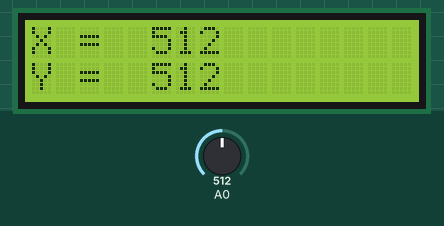
Recording of a sketch running on a simulated ESP8266 (NodeMCU). On the bench: 16×2 character LCD. The test bench sets the inputs (shaded band); at power-on: A0 = 512.

Above: at 1.2 s.
1.3 s: A0 set to 900
At 1.58 s:
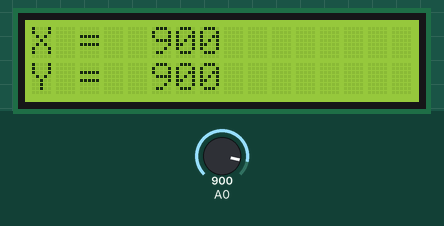
4.2 s: A0 set to 1023
At 5.2 s:
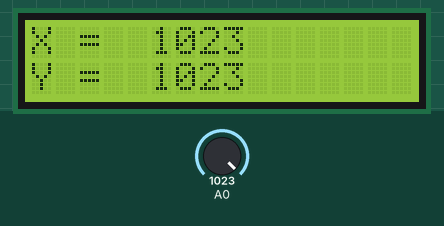
5.8 s: A0 set to 716
At 7.1 s:
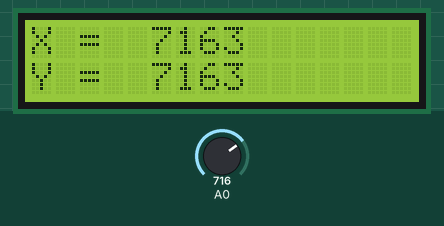
Timing chart, 0 to 8.8 s (numbered marks = the images above; inputs shaded):
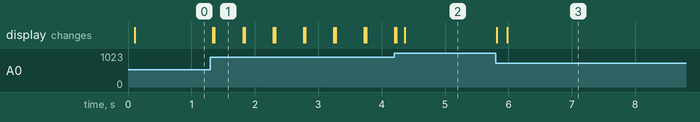

The sketch:

Joystick_input_via_analog_multiplexing.ino
```cpp
#include<Wire.h>
#include<LiquidCrystal_I2C.h>

//Define LCD pinout.
const int en = 2, rw = 1, rs = 0, d4 = 4, d5 = 5, d6 = 6, d7 = 7, bl = 3;

//Define I2C address - change if required
const int i2c_addr = 0x3F;

LiquidCrystal_I2C lcd(i2c_addr, en, rw, rs, d4, d5, d6, d7, bl, POSITIVE);

#define s1 D4
#define s2 D3


void setup() {
 lcd.begin(16, 2);
 pinMode(A0, INPUT);
 pinMode(s1, OUTPUT);
 pinMode(s2, OUTPUT);

 digitalWrite(D4,LOW);
 digitalWrite(D3, LOW);
}

int varX, varY;

void loop() {
  digitalWrite(s1, LOW);
  digitalWrite(s2, HIGH);
  delay(10);

  varX = analogRead(A0);
  if(varX%10==0) { lcd.clear(); }
  lcd.setCursor(0, 0);
  lcd.print("X = ");
  lcd.setCursor(5 , 0);
  lcd.print(varX);
  delay(10);


  digitalWrite(s1, HIGH);
  digitalWrite(s2, LOW);
  delay(10);

  varY = analogRead(A0);
  lcd.setCursor(0, 1);
  lcd.print("Y = ");
  lcd.setCursor(5, 1);
  lcd.print(varY);
      delay(10);

delay(100);


}
```

Measured:
- after the input at 1.3 s, the display: first changes at once (image 1 shows a later state)
- after the input at 4.2 s, the display: first differs from a run without the input at once (image 2 shows a later state)
- after the input at 5.8 s, the display: first changes at once (image 3 shows a later state)
- what the display in image 1 shows lasts 0.4 s, from 1.4 s to 1.8 s
